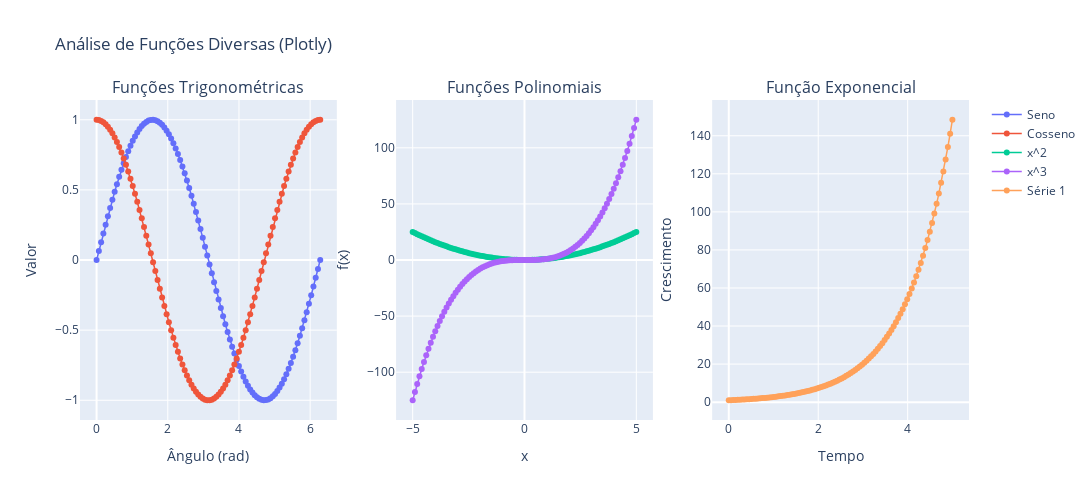

Here is the notebook cell this chart was saved with:
### Code cell
# --- Dados para o Gráfico 1 (Seno e Cosseno) ---
x_base = np.linspace(0, 2 * np.pi, 100)
plot1_args = {
    'y_arrays': [np.sin(x_base), np.cos(x_base)],
    'x_arrays': [x_base, x_base],
    'title': 'Funções Trigonométricas',
    'xname': 'Ângulo (rad)',
    'yname': 'Valor',
    'legend_labels': ['Seno', 'Cosseno']
}

# --- Dados para o Gráfico 2 (Polinômios) ---
x_poly = np.linspace(-5, 5, 100)
plot2_args = {
    'y_arrays': [x_poly**2, x_poly**3],
    'x_arrays': [x_poly, x_poly],
    'title': 'Funções Polinomiais',
    'xname': 'x',
    'yname': 'f(x)',
    'legend_labels': ['x^2', 'x^3']
}

# --- Dados para o Gráfico 3 (Exponencial) ---
x_exp = np.linspace(0, 5, 100)
plot3_args = {
    'y_arrays': [np.exp(x_exp)],
    'x_arrays': [x_exp],
    'title': 'Função Exponencial',
    'xname': 'Tempo',
    'yname': 'Crescimento'
}


# Lista de todos os plots que queremos combinar
all_plots = [plot1_args, plot2_args, plot3_args]

# --- Usando a MultiPlot ---

# Exemplo 1: Matplotlib (2x2, um ficará em branco)
print("--- Gerando com Matplotlib (grade 2x2) ---")
MultiPlot(all_plots, rows=3, cols=1, pltly=False, main_title='Análise de Funções Diversas (Matplotlib)', fig_size=(12,8))

# Exemplo 2: Plotly (1x3, lado a lado)
print("\n--- Gerando com Plotly (grade 1x3) ---")
MultiPlot(all_plots, rows=1, cols=3, pltly=True, main_title='Análise de Funções Diversas (Plotly)', fig_size=(18, 5))
